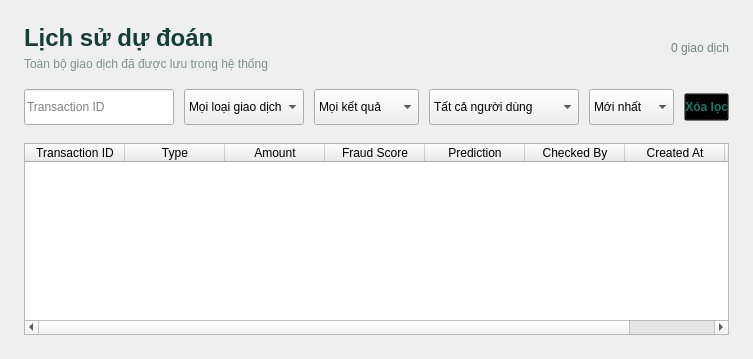
                        <widget class="QWidget" name="recordsPage">
                          <layout class="QVBoxLayout" name="historyLayout">
                            <property name="leftMargin">
                              <number>24</number>
                            </property>
                            <property name="topMargin">
                              <number>24</number>
                            </property>
                            <property name="rightMargin">
                              <number>24</number>
                            </property>
                            <property name="bottomMargin">
                              <number>24</number>
                            </property>
                            <property name="spacing">
                              <number>18</number>
                            </property>
                            <item>
                              <layout class="QHBoxLayout" name="historyHeading" stretch="1,0">
                                <item>
                                  <layout class="QVBoxLayout" name="historyTitles">
                                    <property name="spacing">
                                      <number>5</number>
                                    </property>
                                    <item>
                                      <widget class="QLabel" name="historyTitle">
                                        <property name="text">
                                          <string>Lịch sử dự đoán</string>
                                        </property>
                                        <property name="styleSheet">
                                          <string>font-size:24px;color:#153F35;font-weight:700;background:transparent;</string>
                                        </property>
                                        <property name="wordWrap">
                                          <bool>false</bool>
                                        </property>
                                      </widget>
                                    </item>
                                    <item>
                                      <widget class="QLabel" name="historySubtitle">
                                        <property name="text">
                                          <string>Toàn bộ giao dịch đã được lưu trong hệ thống</string>
                                        </property>
                                        <property name="styleSheet">
                                          <string>font-size:12px;color:#809087;font-weight:400;background:transparent;</string>
                                        </property>
                                        <property name="wordWrap">
                                          <bool>false</bool>
                                        </property>
                                      </widget>
                                    </item>
                                  </layout>
                                </item>
                                <item>
                                  <widget class="QLabel" name="historyCount">
                                    <property name="text">
                                      <string>0 giao dịch</string>
                                    </property>
                                    <property name="styleSheet">
                                      <string>font-size:12px;color:#718277;font-weight:400;background:transparent;</string>
                                    </property>
                                    <property name="wordWrap">
                                      <bool>false</bool>
                                    </property>
                                  </widget>
                                </item>
                              </layout>
                            </item>
                            <item>
                              <layout class="QHBoxLayout" name="historyFilters" stretch="3,2,2,3,1,0">
                                <property name="spacing">
                                  <number>10</number>
                                </property>
                                <item>
                                  <widget class="QLineEdit" name="idFilterEdit">
                                    <property name="placeholderText">
                                      <string>Transaction ID</string>
                                    </property>
                                    <property name="minimumSize">
                                      <size>
                                        <width>145</width>
                                        <height>36</height>
                                      </size>
                                    </property>
                                  </widget>
                                </item>
                                <item>
                                  <widget class="QComboBox" name="typeFilter">
                                    <property name="minimumSize">
                                      <size>
                                        <width>120</width>
                                        <height>36</height>
                                      </size>
                                    </property>
                                    <item>
                                      <property name="text">
                                        <string>Mọi loại giao dịch</string>
                                      </property>
                                    </item>
                                    <item>
                                      <property name="text">
                                        <string>CASH_IN</string>
                                      </property>
                                    </item>
                                    <item>
                                      <property name="text">
                                        <string>CASH_OUT</string>
                                      </property>
                                    </item>
                                    <item>
                                      <property name="text">
                                        <string>DEBIT</string>
                                      </property>
                                    </item>
                                    <item>
                                      <property name="text">
                                        <string>PAYMENT</string>
                                      </property>
                                    </item>
                                    <item>
                                      <property name="text">
                                        <string>TRANSFER</string>
                                      </property>
                                    </item>
                                  </widget>
                                </item>
                                <item>
                                  <widget class="QComboBox" name="predictionFilter">
                                    <property name="minimumSize">
                                      <size>
                                        <width>105</width>
                                        <height>36</height>
                                      </size>
                                    </property>
                                    <item>
                                      <property name="text">
                                        <string>Mọi kết quả</string>
                                      </property>
                                    </item>
                                    <item>
                                      <property name="text">
                                        <string>Fraud</string>
                                      </property>
                                    </item>
                                    <item>
                                      <property name="text">
                                        <string>Legitimate</string>
                                      </property>
                                    </item>
                                  </widget>
                                </item>
                                <item>
                                  <widget class="QComboBox" name="userFilter">
                                    <property name="minimumSize">
                                      <size>
                                        <width>150</width>
                                        <height>36</height>
                                      </size>
                                    </property>
                                    <item>
                                      <property name="text">
                                        <string>Tất cả người dùng</string>
                                      </property>
                                    </item>
                                  </widget>
                                </item>
                                <item>
                                  <widget class="QComboBox" name="sortFilter">
                                    <property name="minimumSize">
                                      <size>
                                        <width>85</width>
                                        <height>36</height>
                                      </size>
                                    </property>
                                    <item>
                                      <property name="text">
                                        <string>Mới nhất</string>
                                      </property>
                                    </item>
                                    <item>
                                      <property name="text">
                                        <string>Cũ nhất</string>
                                      </property>
                                    </item>
                                  </widget>
                                </item>
                                <item>
                                  <widget class="QPushButton" name="resetFiltersButton">
                                    <property name="text">
                                      <string>Xóa lọc</string>
                                    </property>
                                    <property name="styleSheet">
                                      <string>background:transparent;color:#167C69;padding:6px 0px;text-align:right;font-weight:600;</string>
                                    </property>
                                  </widget>
                                </item>
                              </layout>
                            </item>
                            <item>
                              <widget class="QTableWidget" name="recordsTable">
                                <property name="rowCount">
                                  <number>0</number>
                                </property>
                                <property name="columnCount">
                                  <number>8</number>
                                </property>
                                <property name="showGrid">
                                  <bool>false</bool>
                                </property>
                                <property name="wordWrap">
                                  <bool>false</bool>
                                </property>
                                <property name="editTriggers">
                                  <set>QAbstractItemView::NoEditTriggers</set>
                                </property>
                                <property name="selectionBehavior">
                                  <enum>QAbstractItemView::SelectRows</enum>
                                </property>
                                <column>
                                  <property name="text">
                                    <string>Transaction ID</string>
                                  </property>
                                </column>
                                <column>
                                  <property name="text">
                                    <string>Type</string>
                                  </property>
                                </column>
                                <column>
                                  <property name="text">
                                    <string>Amount</string>
                                  </property>
                                </column>
                                <column>
                                  <property name="text">
                                    <string>Fraud Score</string>
                                  </property>
                                </column>
                                <column>
                                  <property name="text">
                                    <string>Prediction</string>
                                  </property>
                                </column>
                                <column>
                                  <property name="text">
                                    <string>Checked By</string>
                                  </property>
                                </column>
                                <column>
                                  <property name="text">
                                    <string>Created At</string>
                                  </property>
                                </column>
                                <column>
                                  <property name="text">
                                    <string />
                                  </property>
                                </column>
                              </widget>
                            </item>
                          </layout>
                        </widget>
